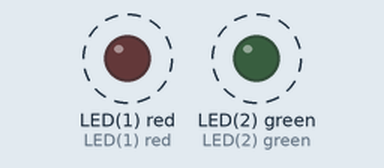
This program was run on a simulated pyboard running MicroPython. Parts: output pins drawn as LEDs (lit = HIGH). Dashed ring = blinking.

Above: at 0.5 s.
Timing chart, 0 to 5.8 s (numbered marks = the images above):
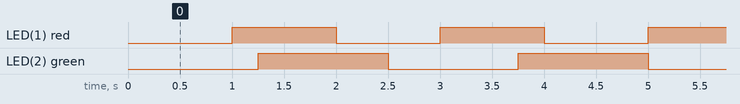

The program:

Timer2.py
```python
# https://docs.micropython.org/en/latest/reference/isr_rules.html#the-use-of-object-methods-as-callbacks

import pyb, micropython
micropython.alloc_emergency_exception_buf(100)
class Foo(object):
    def __init__(self, timer, led):
        self.led = led
        timer.callback(self.cb)
    def cb(self, tim):
        self.led.toggle()

red = Foo(pyb.Timer(4, freq=1), pyb.LED(1))
green = Foo(pyb.Timer(2, freq=0.8), pyb.LED(2))
```

Measured:
- by itself, LED(1) red: alternates HIGH for 1.0 s and LOW for 1.0 s
- by itself, LED(2) green: alternates HIGH for 1.2 s and LOW for 1.2 s
- by itself, everything shown: repeats every 10.0 s, in 18 steps
